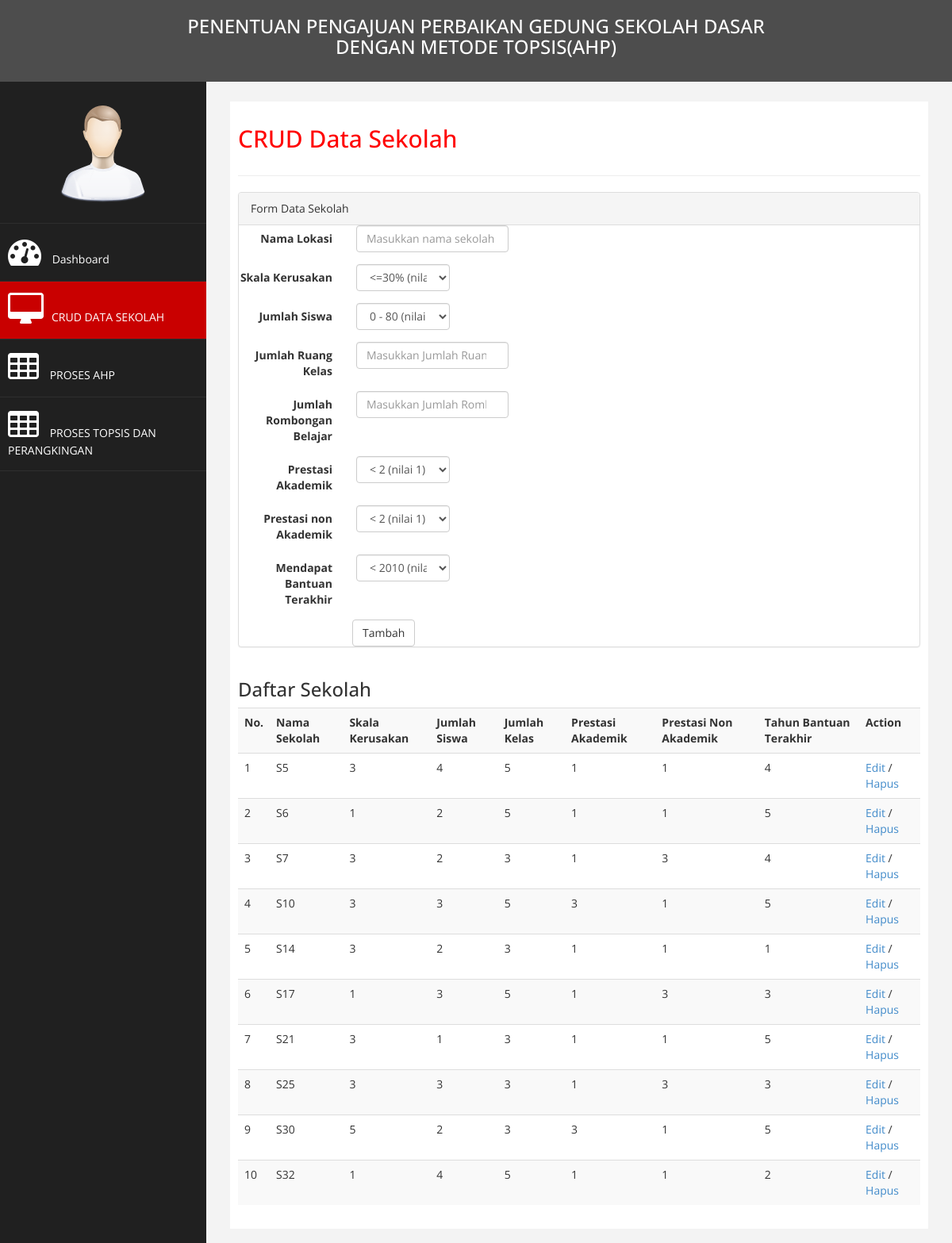
Page /crudsekolah.php on the committed database.
### tables this page shows
CREATE TABLE `data_sekolah` (
  `id_sekolah` int(2) NOT NULL AUTO_INCREMENT,
  `nama_sekolah` varchar(35) NOT NULL,
  `skala` int(1) NOT NULL,
  `siswa` int(1) NOT NULL,
  `kelas` int(1) NOT NULL,
  `akademik` int(1) NOT NULL,
  `nonakademik` int(1) NOT NULL,
  `bantuanakhir` int(1) NOT NULL,
  `jumlahkelas` int(3) DEFAULT NULL,
  `jumlahrombel` int(3) DEFAULT NULL,
  PRIMARY KEY (`id_sekolah`)
);

### crudsekolah.php (the view, shortened to what this page needs)
<!DOCTYPE html>
<html xmlns="http://www.w3.org/1999/xhtml">
<head>
    <link href="assets/css/bootstrap.css" rel="stylesheet" />
    <link href="assets/css/font-awesome.css" rel="stylesheet" />
    <link href="assets/css/custom.css" rel="stylesheet" />
</head>
<body>
    <div id="wrapper">
         <nav class="navbar navbar-default navbar-cls-top " role="navigation" style="margin-bottom: 0"> <CENTER><H3><font color="#ffffff">PENENTUAN PENGAJUAN PERBAIKAN GEDUNG SEKOLAH DASAR <BR>DENGAN METODE TOPSIS(AHP)</font> </H3></CENTER>
  <div style="color: white;
padding: 15px 50px 5px 50px;
float: right;
font-size: 16px;"> </div>
        </nav>
                <nav class="navbar-default navbar-side" role="navigation">
            <div class="sidebar-collapse">
                <ul class="nav" id="main-menu">
				<li class="text-center">
                    <img src="assets/img/find_user.png" class="user-image img-responsive"/>
					</li>
                   <li>
                        <a  href="index.php" ><i class="fa fa-dashboard fa-3x"></i> Dashboard</a>
                    </li>
                    <li>
                        <a  href="crudsekolah.php" class="active-menu"><i class="fa fa-desktop fa-3x"></i>CRUD DATA SEKOLAH</a>
                    </li>
						   <li  >
                        <a  href="ahpcek-input.php"><i class="fa fa-table fa-3x"></i> PROSES AHP</a>
                    </li>
                      <li  >
                        <a  href="hitungtopsis.php"><i class="fa fa-table fa-3x"></i> PROSES TOPSIS DAN PERANGKINGAN</a>
                    </li>
                   </ul>
            </div>
        </nav>
        <div id="page-wrapper" >
            <div id="page-inner">
                <div class="row">
                    <div class="col-md-12">
                    <h2>CRUD Data Sekolah</h2>
						</div>
                </div>
                 <hr />
				  <div class="row">
                <div class="col-md-12">
                    <div class="panel panel-default">
                        <div class="panel-heading">
                           Form Data Sekolah
                        </div>
                        <form role="form" action="" method="get" class="form-horizontal">
        		<div class="form-group">
            		<label for="namasekolah" class="control-label col-md-2">Nama Lokasi</label>
            		<div class="col-sm-3">
						<input type="text" name="sekolah"  class="form-control" placeholder="Masukkan nama sekolah">
					</div>
        		</div>
        		<div class="form-group">
        			<label for="single_select" class="control-label col-md-2">Skala Kerusakan</label>
					<div class="col-sm-2">
        			<select name="skala" class="form-control">
            			<option value="1"> <=30% (nilai 1)</option>
            		</select>
					</div></div>
				<div class="form-group">
        			<label for="single_select" class="control-label col-md-2">Jumlah Siswa</label>
					<div class="col-sm-2">
        			<select name="jumlahsiswa" class="form-control">
            			<option value="1"> 0 - 80 (nilai 1)</option>
            		</select>
					</div>
    			</div>
				<div class="form-group">
            		<label for="ruangkelas" class="control-label col-md-2">Jumlah Ruang Kelas</label>
            		<div class="col-sm-3">
						<input type="number" name="ruangkelas"  class="form-control" placeholder="Masukkan Jumlah Ruang Kelas">
					</div>
        		</div>
				<div class="form-group">
            		<label for="rombel" class="control-label col-md-2">Jumlah Rombongan Belajar</label>
            		<div class="col-sm-3">
						<input type="number" name="rombel"  class="form-control" placeholder="Masukkan Jumlah Rombongan Belajar">
					</div>
        		</div>
				<div class="form-group">
        			<label for="single_select" class="control-label col-md-2">Prestasi Akademik</label>
					<div class="col-sm-2">
        			<select name="akademik" class="form-control">
            			<option value="1"> < 2 (nilai 1)</option>
            		</select>
					</div>
    			</div>
				<div class="form-group">
        			<label for="single_select" class="control-label col-md-2">Prestasi non Akademik</label>
					<div class="col-sm-2">
        			<select name="nonakademik" class="form-control">
            			<option value="1"> < 2 (nilai 1)</option>
					</select>
					</div>
    			</div>
				<div class="form-group">
        			<label for="single_select" class="control-label col-md-2">Mendapat Bantuan Terakhir</label>
					<div class="col-sm-2">
        			<select name="bantuan" class="form-control">
            			<option value="5"> < 2010 (nilai 5)</option>
            		</select>
					</div>
    			</div>
					<div class="col-md-offset-2">
					<button type="submit" class="btn btn-default" name="tambah">Tambah</button>
				</div>
			 </div>
				 <div class="row">
          <div class="col-lg-12">
            <h3>Daftar Sekolah</h3>
            <table class="table table-striped">
        <tr>
          <th>No.</th>
          <th>Nama Sekolah</th>
		  <th>Skala Kerusakan</th>
          <th>Jumlah Siswa</th>
		  <th>Jumlah Kelas</th>
		  <th>Prestasi Akademik</th>
		  <th>Prestasi Non Akademik</th>
		  <th>Tahun Bantuan Terakhir</th>
		  <th>Action</th>
        </tr>
        <?php
          $sql = "SELECT * FROM data_sekolah";
          $hasil = mysql_query($sql);
          if(mysql_num_rows($hasil) > 0)
          {
            $i = 0;
            while($record = mysql_fetch_row($hasil))
            {
              $i+=1;
              echo '<tr>
                  <td>'.$i.'</td>
                  <td>'.$record[1].'</td>
                  <td>'.$record[2].'</td>
				  <td>'.$record[3].'</td>
				  <td>'.$record[4].'</td>
				  <td>'.$record[5].'</td>
				  <td>'.$record[6].'</td>
				  <td>'.$record[7].'</td>
				 <td><a href="proses/edit-sekolah.php?id='.$record[0].'">Edit</a> / <a href="proses/hapus-sekolah.php?id='.$record[0].'" onclick="return confirm(\'Yakin?\')">Hapus</a></td>
                </tr>';
            }
          }
        ?>
      </table>
          </div>
        </div>
    </div>
            </div>
        </div>
        </div>
        </div>
</body>
</html>

### assets/css/custom.css (style rules this page uses)
body { font-family: 'Open Sans', sans-serif; }
#wrapper { width: 100%; background:#202020; }
#page-wrapper { padding: 15px 15px; min-height: 600px; background:#F3F3F3; }
#page-inner { width:100%; margin:10px 20px 10px 0px; background-color:#fff!important; padding:10px; min-height:1200px; }
.text-center { text-align:center; }
h2 { color: #f00; }
.user-image { margin: 25px auto; -webkit-border-radius: 10px; -moz-border-radius: 10px; border-radius: 10px; max-height:170px; max-width:170px; }
.active-menu { background-color:#C90000!important; }
.sidebar-collapse , .sidebar-collapse .nav { background:none; }
.sidebar-collapse .nav { padding:0; }
.sidebar-collapse .nav > li > a { color:#fff; background:#202020; text-shadow:none; }
.sidebar-collapse > .nav > li > a { padding:15px 10px; }
.sidebar-collapse > .nav > li { border-bottom: 1px solid rgba(107, 108, 109, 0.19); }
.navbar-side { border:none; background-color: #202020; }
.navbar-cls-top { background:#4D4D4D; border-bottom:none; }
.navbar-default { border:0px solid black; }
.nav > li > a > i { margin-right:10px; }
@media (min-width:768px) { #page-wrapper { margin: 0 0 0 260px; padding: 15px 30px; min-height: 1200px; } }
@media (min-width:768px) { .navbar-side { z-index: 1; position: absolute; width: 260px; } }
@media (min-width:768px) { .navbar { border-radius: 0px; } }

### rows in the picture
data_sekolah: nama_sekolah "S5", skala "3", siswa "4", kelas "5", akademik "1", nonakademik "1", bantuanakhir "4"
data_sekolah: nama_sekolah "S6", skala "1", siswa "2", kelas "5", akademik "1", nonakademik "1", bantuanakhir "5"
data_sekolah: nama_sekolah "S7", skala "3", siswa "2", kelas "3", akademik "1", nonakademik "3", bantuanakhir "4"
data_sekolah: nama_sekolah "S10", skala "3", siswa "3", kelas "5", akademik "3", nonakademik "1", bantuanakhir "5"
data_sekolah: nama_sekolah "S14", skala "3", siswa "2", kelas "3", akademik "1", nonakademik "1", bantuanakhir "1"
data_sekolah: nama_sekolah "S17", skala "1", siswa "3", kelas "5", akademik "1", nonakademik "3", bantuanakhir "3"
data_sekolah: nama_sekolah "S21", skala "3", siswa "1", kelas "3", akademik "1", nonakademik "1", bantuanakhir "5"
data_sekolah: nama_sekolah "S25", skala "3", siswa "3", kelas "3", akademik "1", nonakademik "3", bantuanakhir "3"
data_sekolah: nama_sekolah "S30", skala "5", siswa "2", kelas "3", akademik "3", nonakademik "1", bantuanakhir "5"
data_sekolah: nama_sekolah "S32", skala "1", siswa "4", kelas "5", akademik "1", nonakademik "1", bantuanakhir "2"
